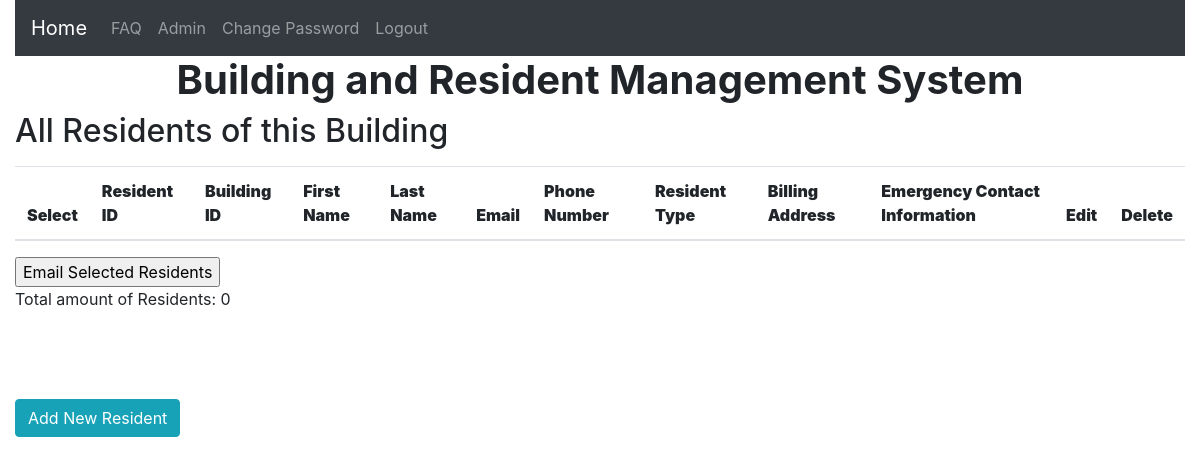
The page /residents.php?id=2 on the database as committed earlier.
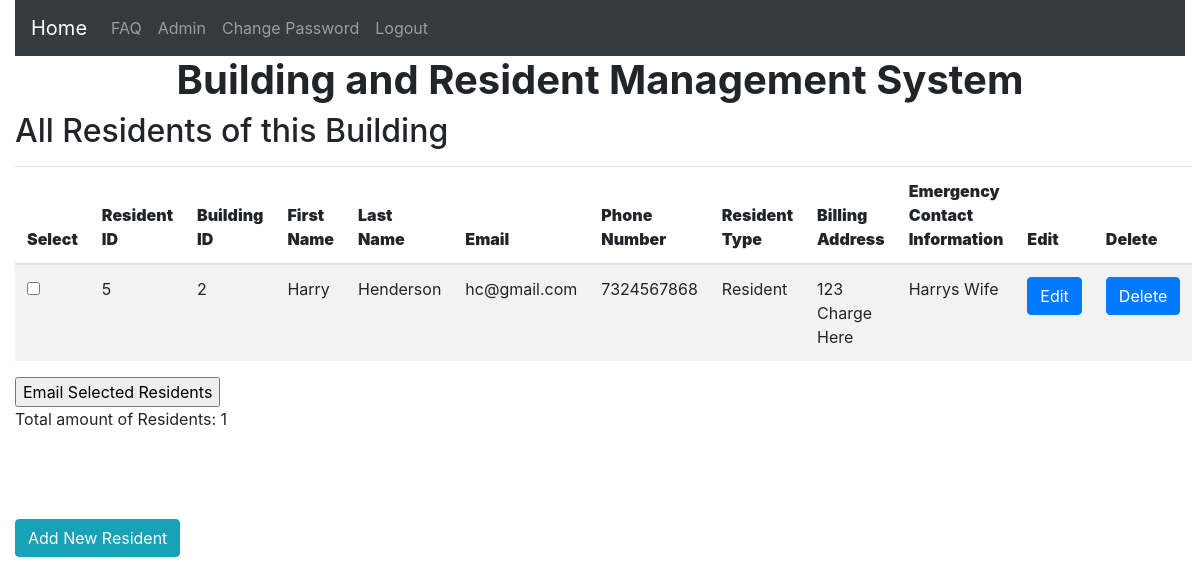
The same page on the database as committed later.
### tables this page shows
CREATE TABLE `Residents` (
  `ResidentID` int(11) NOT NULL AUTO_INCREMENT,
  `BuildingID` int(11) NOT NULL,
  `FirstName` varchar(100) NOT NULL,
  `LastName` varchar(100) NOT NULL,
  `Email` varchar(100) NOT NULL,
  `PhoneNumber` varchar(100) NOT NULL,
  `ApartNum` varchar(100) NOT NULL,
  `ResType` varchar(100) NOT NULL,
  `BillingAddress` varchar(100) DEFAULT NULL,
  `EmerContactInfo` varchar(100) NOT NULL,
  `Edit` varchar(10) NOT NULL DEFAULT 'Edit',
  `Del` varchar(10) NOT NULL DEFAULT 'Delete',
  PRIMARY KEY (`ResidentID`),
  KEY `Build_ID` (`BuildingID`),
  CONSTRAINT `Residents_ibfk_1` FOREIGN KEY (`BuildingID`) REFERENCES `Buildings` (`BuildingID`)
);

### residents.php (the view, shortened to what this page needs)
<!doctype html>
<html lang="en">
<head>
</head>
<body>
<div id="container" class="col-sm-12">
<?php include('header.php'); ?>
<div id="content">
<h2>All Residents of this Building </h2>
<p>
<?php
    require ('mysqli_connect.php');
        if ( (isset($_GET['id'])) && (is_numeric($_GET['id'])) ) {
        	$id = $_GET['id'];
        }
    $pagerows = 30;
    if (isset($_GET['s']) && is_numeric ($_GET['s'])) {
        $start = $_GET['s'];
    } else {
        $start = 0;
    }
    $q = "SELECT ResidentID, BuildingID, FirstName, LastName, Email, PhoneNumber, ResType, BillingAddress, EmerContactInfo, Edit, Del FROM Residents WHERE BuildingID=$id ORDER BY ResidentID ASC LIMIT $start, $pagerows";
    $result = mysqli_query ($dbcon, $q);
    if ($result) {
    echo '<table class="table table-striped" cellspacing="15">
        <thead><tr>
        <th scope="col"><b>Select</b></th>
        <th scope="col"><b>Resident ID</b></th>
        <th scope="col"><b>Building ID</b></th>
        <th scope="col"><b>First Name</b></th>
        <th scope="col"><b>Last Name</b></th>
        <th scope="col"><b>Email</b></th>
        <th scope="col"><b>Phone Number</b></th>
        <th scope="col"><b>Resident Type</b></th>
	    <th scope="col"><b>Billing Address</b></th>
	    <th scope="col"><b>Emergency Contact Information</b></th>
        <th scope="col"><b>Edit</b></th>
        <th scope="col"><b>Delete</b></th>
        </tr>
	</thead>
    <form action="email_multiple.php" method="post">
	<tbody>';
    while ($row = mysqli_fetch_array($result, MYSQLI_ASSOC)) {
        echo '<tr>
            <td><input type="checkbox" value="' . $row['Email'] . '" name="Emails[]"></td>
	        <td>' . $row['ResidentID'] . '</td>
            <td>' . $row['BuildingID'] . '</td>
            <td>' . $row['FirstName'] . '</td>
            <td>' . $row['LastName'] . '</td>
            <td>' . $row['Email'] . '</td>
            <td>' . $row['PhoneNumber'] . '</td>
            <td>' . $row['ResType'] . '</td>
	        <td>' . $row['BillingAddress'] . '</td>
	        <td>' . $row['EmerContactInfo'] . '</td>
            <td><a class="btn btn-primary" href="edit_resident.php?id=' . $row['ResidentID'] . '">Edit</a></td>
            <td><a class="btn btn-primary" href="delete_resident.php?id=' . $row['ResidentID'] . '">Delete</a></td>
            </tr>';
        }
        echo '</tbody>';
        echo '</table>';
        echo '<input type="submit" name="emailSubmit" value="Email Selected Residents" />';
    } else {
        echo '<p class="error">An error has occured, residents cannot be displayed</p>';
        echo '<p>' . mysqli_error($dbcon) . '<br><br>Query: ' . $q . '</p>';
    }
    $q = "SELECT COUNT(ResidentID) FROM Residents WHERE BuildingID=$id";
    $result = mysqli_query ($dbcon, $q);
    $row = mysqli_fetch_array ($result, MYSQLI_NUM);
    $residents = $row[0];
    echo "<p>Total amount of Residents: $residents</p>";
        echo '<br> <br> <br>';
        echo '<div><a href="add_resident.php?id=' . $id . '" class="btn btn-info">Add New Resident</a></div>'
?>
</p>
    <br>
    </div>
    </div>
</body>
</html>

Rows that differ between the two databases and show on the page:
added residents: ResidentID "5", BuildingID "2", FirstName "Harry", LastName "Henderson", Email "hc@gmail.com", PhoneNumber "7324567868", ResType "Resident", BillingAddress "123 Charge Here", EmerContactInfo "Harrys Wife"
Other text that changed with them:
$residents: "0" → "1"
